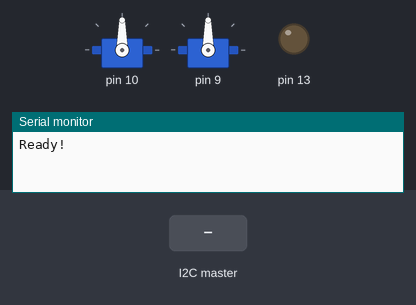
The sketch below on a simulated Arduino Uno, built with avr-gcc and run on an emulated ATmega328P. On the bench: 2 × servo, output pins drawn as LEDs (lit = HIGH), the last lines printed to the serial monitor. The test bench sets the inputs (shaded band).

Above: at 1.2 s.
1.3 s: the I2C master sends the byte 1
At 2.5 s:
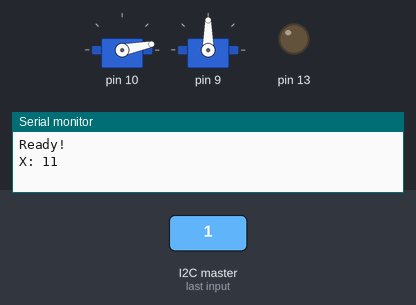
2.8 s: the I2C master sends the byte 200
At 3.6 s:
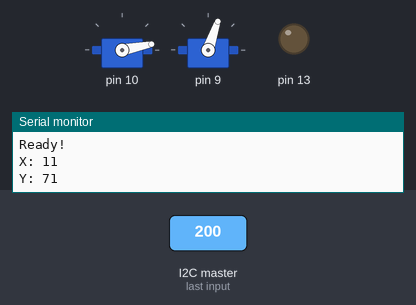
4.3 s: the I2C master sends the byte 90
At 4.8 s:
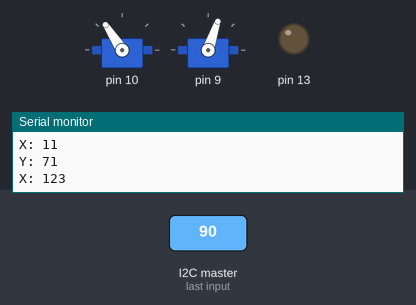
Timing chart, 0 to 7.3 s (numbered marks = the images above; inputs shaded):
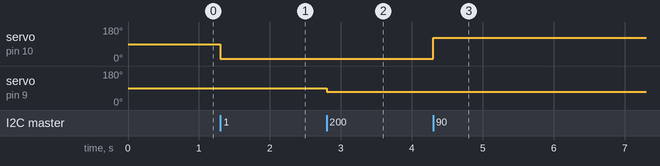

The sketch:

Servo_Control_02.ino
```cpp
#include <Servo.h>
#include <Wire.h>

#define SLAVE_ADDRESS 0x04

int number = 0;
int state = 0;

unsigned char command = 0;
int parameter = 0;

int xPosition = 90;
int yPosition = 65;

Servo servoCam[2];  // create servo object to control a servo
                // a maximum of eight servo objects can be created

void setup() {
    pinMode(13, OUTPUT);
    Serial.begin(9600);         // start serial for output
    // initialize i2c as slave
    Wire.begin(SLAVE_ADDRESS);

    // define callbacks for i2c communication
    Wire.onReceive(receiveData);
    Wire.onRequest(sendData);

    servoCam[0].attach(10);  // X
    servoCam[1].attach(9);  // Y

    Serial.println("Ready!");
}

void loop() {
    delay(100);
}

void receiveData(int byteCount){

    while(Wire.available()) {

        command = Wire.read();

        if (command & B10000000) {  //Y command?
          command &= B01111111;
          command = map(command, 0, 127, 20, 110);
          moveY(command);
          Serial.print("Y: ");
          Serial.println(command);
        }
        else {                      //X command?
          command &= B01111111;
          command = map(command, 0, 127, 10, 170);
          moveX(command);
          Serial.print("X: ");
          Serial.println(command);
        }

    }
}

void sendData(){
    Wire.write(parameter);
}


void moveX(int directionX) {

  if (directionX < 10 or directionX > 170) {
    return;
  }

  xPosition = directionX;
  servoCam[0].write(xPosition);

}

void moveY(int directionY) {

  if (directionY < 20 or directionY > 110) {
    return;
  }

  yPosition = directionY;
  servoCam[1].write(yPosition);

}
```

Measured:
- after the input at 1.3 s, servo on pin 10: 90° → 11° at once
- after the input at 2.8 s, servo on pin 9: 90° → 71° at once
- after the input at 4.3 s, servo on pin 10: 11° → 123° at once
